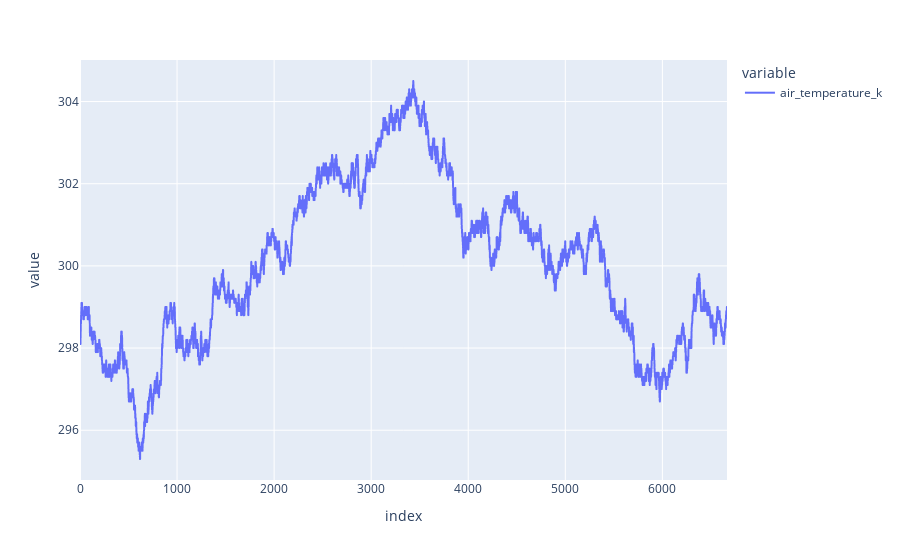

The code cell stored with this chart in its notebook:
### Code cell
px.line(df_numericas['air_temperature_k'])

### Figure 1 — Plotly figure (JSON) as saved in the notebook; plotly's stock layout.template omitted (floating-point values rounded to 4 significant figures; data arrays with more than 128 entries replaced by an {"elided": "..."} marker saying what was removed)
{"data": [{"hovertemplate": "variable=air_temperature_k<br>index=%{x}<br>value=%{y}<extra></extra>", "legendgroup": "air_temperature_k", "line": {"color": "#636efa", "dash": "solid"}, "marker": {"symbol": "circle"}, "mode": "lines", "name": "air_temperature_k", "showlegend": true, "type": "scattergl", "x": {"elided": "6667 int values"}, "xaxis": "x", "y": {"elided": "6667 float values"}, "yaxis": "y"}], "layout": {"legend": {"title": {"text": "variable"}, "tracegroupgap": 0}, "margin": {"t": 60}, "xaxis": {"anchor": "y", "domain": [0, 1], "title": {"text": "index"}}, "yaxis": {"anchor": "x", "domain": [0, 1], "title": {"text": "value"}}}}
